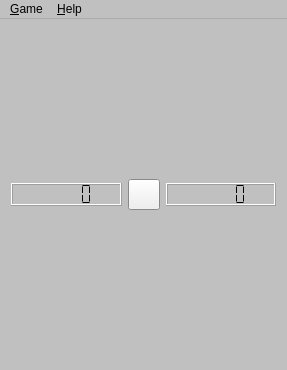
<?xml version="1.0" encoding="UTF-8"?>
<ui version="4.0">
 <class>MainWindow</class>
 <widget class="QMainWindow" name="MainWindow">
  <property name="geometry">
   <rect>
    <x>0</x>
    <y>0</y>
    <width>287</width>
    <height>370</height>
   </rect>
  </property>
  <property name="sizePolicy">
   <sizepolicy hsizetype="Preferred" vsizetype="Preferred">
    <horstretch>0</horstretch>
    <verstretch>0</verstretch>
   </sizepolicy>
  </property>
  <property name="palette">
   <palette>
    <active>
     <colorrole role="Base">
      <brush brushstyle="SolidPattern">
       <color alpha="255">
        <red>255</red>
        <green>255</green>
        <blue>255</blue>
       </color>
      </brush>
     </colorrole>
     <colorrole role="Window">
      <brush brushstyle="SolidPattern">
       <color alpha="255">
        <red>192</red>
        <green>192</green>
        <blue>192</blue>
       </color>
      </brush>
     </colorrole>
    </active>
    <inactive>
     <colorrole role="Base">
      <brush brushstyle="SolidPattern">
       <color alpha="255">
        <red>255</red>
        <green>255</green>
        <blue>255</blue>
       </color>
      </brush>
     </colorrole>
     <colorrole role="Window">
      <brush brushstyle="SolidPattern">
       <color alpha="255">
        <red>192</red>
        <green>192</green>
        <blue>192</blue>
       </color>
      </brush>
     </colorrole>
    </inactive>
    <disabled>
     <colorrole role="Base">
      <brush brushstyle="SolidPattern">
       <color alpha="255">
        <red>192</red>
        <green>192</green>
        <blue>192</blue>
       </color>
      </brush>
     </colorrole>
     <colorrole role="Window">
      <brush brushstyle="SolidPattern">
       <color alpha="255">
        <red>192</red>
        <green>192</green>
        <blue>192</blue>
       </color>
      </brush>
     </colorrole>
    </disabled>
   </palette>
  </property>
  <property name="windowTitle">
   <string>Mines</string>
  </property>
  <widget class="QWidget" name="centralWidget">
   <property name="sizePolicy">
    <sizepolicy hsizetype="Preferred" vsizetype="Preferred">
     <horstretch>0</horstretch>
     <verstretch>0</verstretch>
    </sizepolicy>
   </property>
   <layout class="QGridLayout" name="gridLayout">
    <item row="0" column="0">
     <widget class="QLCDNumber" name="lcdNumberMines">
      <property name="sizePolicy">
       <sizepolicy hsizetype="Preferred" vsizetype="Fixed">
        <horstretch>0</horstretch>
        <verstretch>0</verstretch>
       </sizepolicy>
      </property>
      <property name="digitCount">
       <number>5</number>
      </property>
      <property name="segmentStyle">
       <enum>QLCDNumber::Flat</enum>
      </property>
     </widget>
    </item>
    <item row="0" column="1">
     <widget class="QToolButton" name="toolButton">
      <property name="text">
       <string/>
      </property>
      <property name="iconSize">
       <size>
        <width>24</width>
        <height>24</height>
       </size>
      </property>
     </widget>
    </item>
    <item row="0" column="2">
     <widget class="QLCDNumber" name="lcdNumberTimer">
      <property name="sizePolicy">
       <sizepolicy hsizetype="Preferred" vsizetype="Fixed">
        <horstretch>0</horstretch>
        <verstretch>0</verstretch>
       </sizepolicy>
      </property>
      <property name="digitCount">
       <number>5</number>
      </property>
      <property name="segmentStyle">
       <enum>QLCDNumber::Flat</enum>
      </property>
     </widget>
    </item>
   </layout>
  </widget>
  <widget class="QMenuBar" name="menuBar">
   <property name="geometry">
    <rect>
     <x>0</x>
     <y>0</y>
     <width>287</width>
     <height>26</height>
    </rect>
   </property>
   <widget class="QMenu" name="menu_Game">
    <property name="title">
     <string>&amp;Game</string>
    </property>
    <widget class="QMenu" name="menu_Languages">
     <property name="title">
      <string>Language</string>
     </property>
     <property name="icon">
      <iconset resource="../res/resource.qrc">
       <normaloff>:/images/menu-languages.png</normaloff>:/images/menu-languages.png</iconset>
     </property>
    </widget>
    <addaction name="actionGameNew"/>
    <addaction name="separator"/>
    <addaction name="actionGameBeginner"/>
    <addaction name="actionGameMedium"/>
    <addaction name="actionGameExpert"/>
    <addaction name="actionGameCustom"/>
    <addaction name="separator"/>
    <addaction name="menu_Languages"/>
    <addaction name="separator"/>
    <addaction name="actionGameExit"/>
   </widget>
   <widget class="QMenu" name="menu_Help">
    <property name="title">
     <string>&amp;Help</string>
    </property>
    <addaction name="actionHelpAbout"/>
   </widget>
   <addaction name="menu_Game"/>
   <addaction name="menu_Help"/>
  </widget>
  <action name="actionGameNew">
   <property name="icon">
    <iconset resource="../res/resource.qrc">
     <normaloff>:/images/file-new.png</normaloff>:/images/file-new.png</iconset>
   </property>
   <property name="text">
    <string>&amp;New</string>
   </property>
  </action>
  <action name="actionGameExit">
   <property name="icon">
    <iconset resource="../res/resource.qrc">
     <normaloff>:/images/file-exit.png</normaloff>:/images/file-exit.png</iconset>
   </property>
   <property name="text">
    <string>&amp;Exit</string>
   </property>
  </action>
  <action name="actionHelpAbout">
   <property name="icon">
    <iconset resource="../res/resource.qrc">
     <normaloff>:/images/help-about.png</normaloff>:/images/help-about.png</iconset>
   </property>
   <property name="text">
    <string>&amp;About</string>
   </property>
  </action>
  <action name="actionGameBeginner">
   <property name="checkable">
    <bool>true</bool>
   </property>
   <property name="icon">
    <iconset resource="../res/resource.qrc">
     <normaloff>:/images/game-difficulty-1.png</normaloff>:/images/game-difficulty-1.png</iconset>
   </property>
   <property name="text">
    <string>Beginner</string>
   </property>
  </action>
  <action name="actionGameMedium">
   <property name="checkable">
    <bool>true</bool>
   </property>
   <property name="icon">
    <iconset resource="../res/resource.qrc">
     <normaloff>:/images/game-difficulty-2.png</normaloff>:/images/game-difficulty-2.png</iconset>
   </property>
   <property name="text">
    <string>Medium</string>
   </property>
  </action>
  <action name="actionGameExpert">
   <property name="checkable">
    <bool>true</bool>
   </property>
   <property name="icon">
    <iconset resource="../res/resource.qrc">
     <normaloff>:/images/game-difficulty-3.png</normaloff>:/images/game-difficulty-3.png</iconset>
   </property>
   <property name="text">
    <string>Expert</string>
   </property>
  </action>
  <action name="actionGameCustom">
   <property name="checkable">
    <bool>true</bool>
   </property>
   <property name="icon">
    <iconset resource="../res/resource.qrc">
     <normaloff>:/images/game-difficulty-x.png</normaloff>:/images/game-difficulty-x.png</iconset>
   </property>
   <property name="text">
    <string>Custom</string>
   </property>
  </action>
 </widget>
 <layoutdefault spacing="6" margin="11"/>
 <resources>
  <include location="../res/resource.qrc"/>
 </resources>
 <connections/>
</ui>
